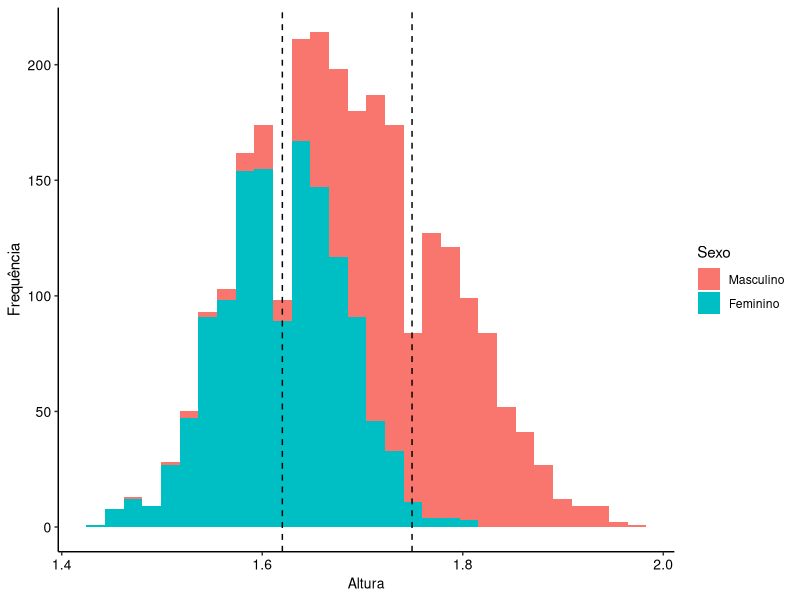
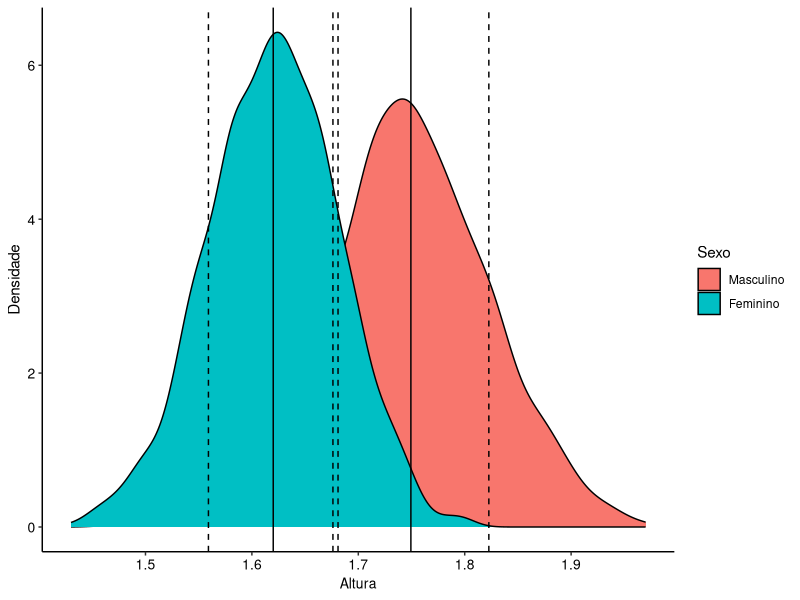
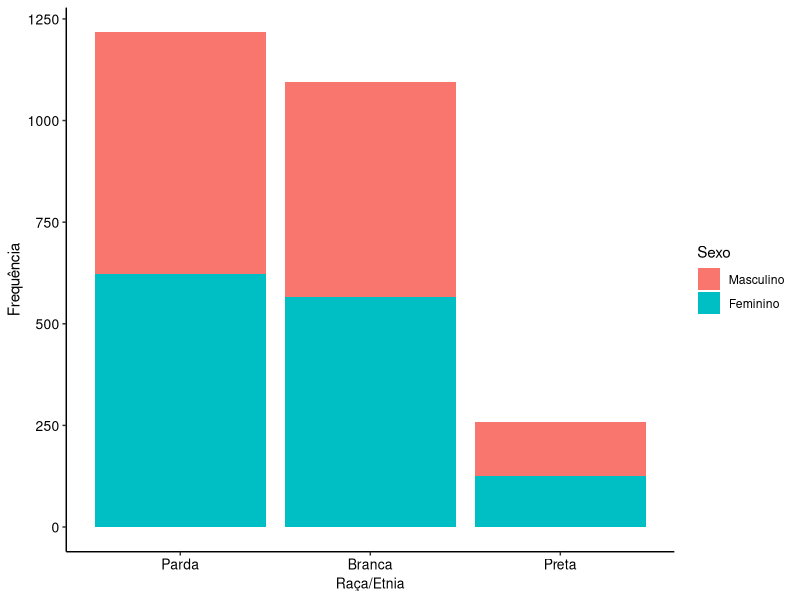
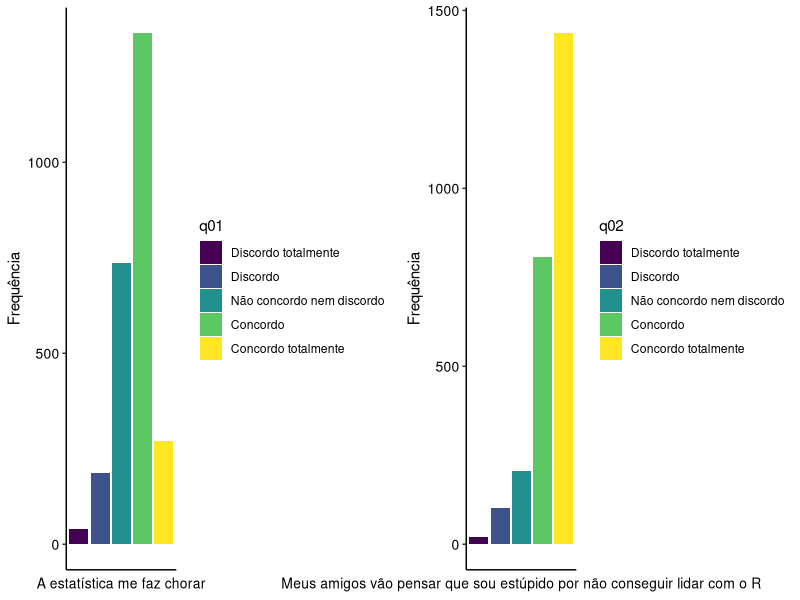
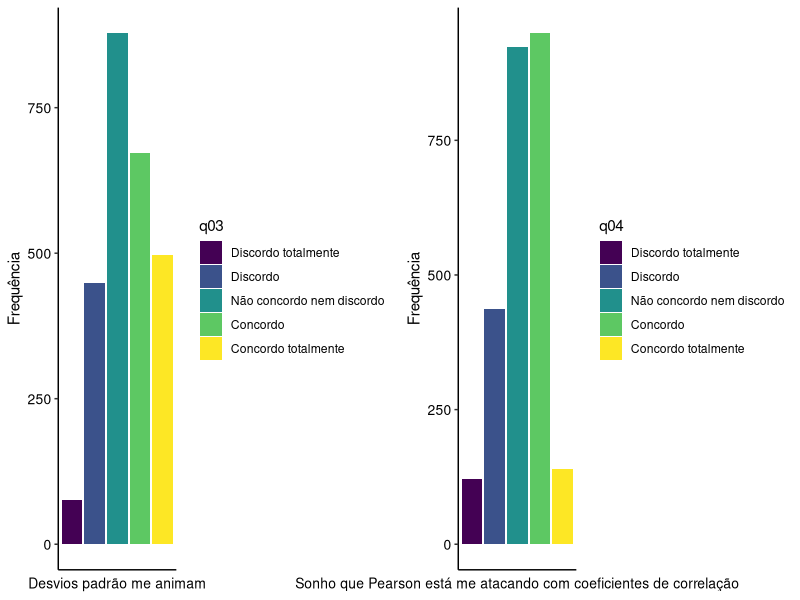
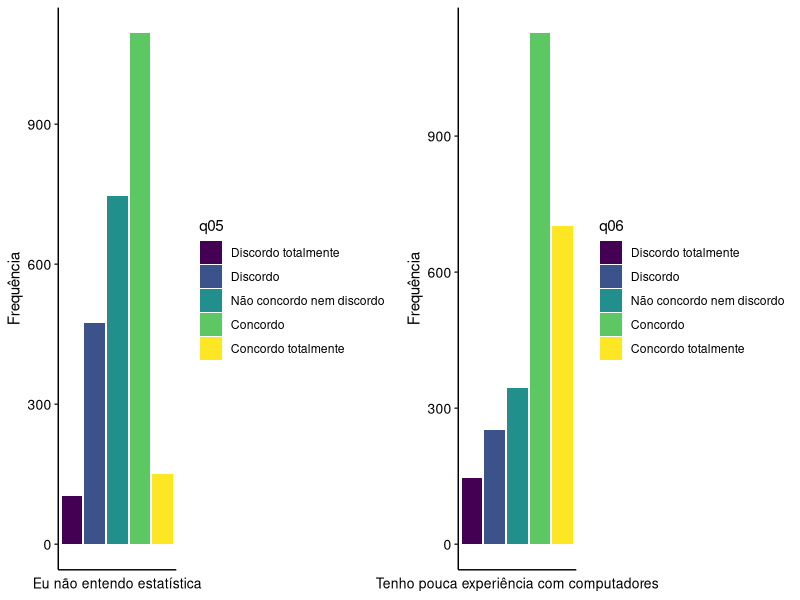
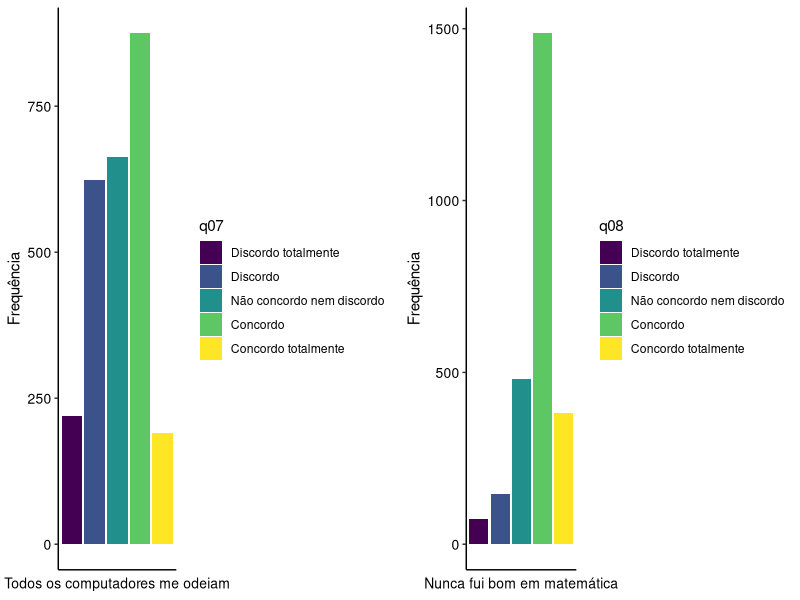
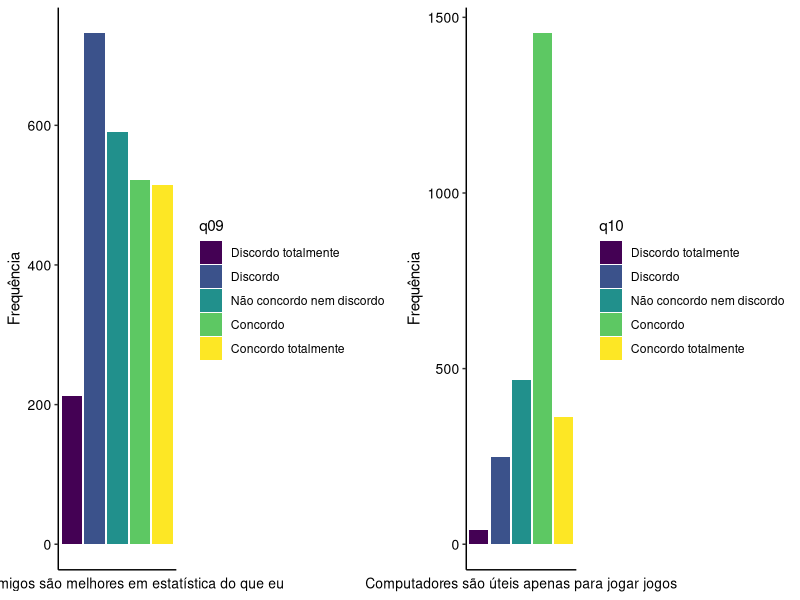

Here is the R script that generated these plots, in order:
## ---- chunk 1
#| label: setup
#| include: false

knitr::opts_knit$set(root.dir = 'C:/Users/User/Documents/r_dcg')
## ---- chunk 2
#| output: false

# Carrega pacotes necessários
library(tidyverse); library(haven)

# Importa o banco de dados do tipo .sav, utilizado pelo programa SPSS
saq_df <- haven::read_sav(file = "aulas/aula_5_estatistica_descritiva/data/SAQ_mod.sav")
## ---- chunk 3
# Visualiza o banco
glimpse(saq_df)
## ---- chunk 4
#| output: false

# Carrega o pacote
library(sjlabelled)
## ---- chunk 5
# Mostra a descrição de cada variável do banco, se houver
sjlabelled::get_label(saq_df)
## ---- chunk 6
# Mostra os tipos de respostas para cada variável, se houver (note que aqui a função é diferente, pois labels está no plural)
# Selecionei apenas variáveis de interesse para reduzir o tamanho do output
saq_df |> 
  dplyr::select(sexo, raca_etnia, q01) |> 
  sjlabelled::get_labels()
## ---- chunk 7
# Podemos também visualizar os valores numéricos que estão representando os tipos de resposta para cada variável
saq_df |> 
  dplyr::select(sexo, raca_etnia, q01) |> 
  sjlabelled::get_values()
## ---- chunk 8
# Como exemplo, vamos utilizar as duas funções juntas para a variável sexo,
saq_df |> 
  dplyr::select(sexo) |> 
  sjlabelled::get_labels()

saq_df |> 
  dplyr::select(sexo) |> 
  sjlabelled::get_values() 
  
## ---- chunk 9
# Acessando diretamente o atributo "labels" do objeto, conseguimos visualizar os valores numéricos e os tipos de resposta simultaneamente.
saq_df |> 
  pull(sexo) |> 
  attr(which = "labels")
## ---- chunk 10
saq_df |> 
  dplyr::select(q01) |>
  pull() |> 
  attr(which = "labels")
## ---- chunk 11
#| include: false

# Checa se há dados faltantes no banco de dados em cada coluna do questionário
saq_df |> 
  dplyr::select(q01:q23) |> 
  filter(if_any(everything(), ~ .x == 9)) |> 
  dim()
## ---- chunk 12
# Checa se há dados faltantes no banco de dados em cada coluna do questionário

saq_df |> 
  summarise(across(q01:q23, ~ 9 %in% .x)) |> 
  glimpse()
## ---- chunk 13
factor_saq <- saq_df |> 
  mutate(
    across(c(sexo, raca_etnia, q01:q23), haven::as_factor), 
    across(c(q01:q23), forcats::fct_rev),
    across(c(q01:q23), ordered)
  ) 

glimpse(factor_saq)
## ---- chunk 14
factor_saq |> 
  pull(q01) |> 
  get_labels()
## ---- chunk 15
# Convertendo as variáveis do questionário em números e visualizando

factor_saq |> 
  mutate(sexo = as.numeric(sexo)) |> 
  pull(sexo) |> 
  unique()
## ---- chunk 16
# Calculando a média de altura nos indivíduos do banco de dados
factor_saq |> 
  dplyr::summarise(mean = mean(altura))
## ---- chunk 17
# Calculando média de altura por sexo
factor_saq |> 
  dplyr::group_by(sexo) |> 
  dplyr::summarise(media = mean(altura), mediana = median(altura))  |> 
  # Reporta os valores na forma de tabela para melhor visualização
  knitr::kable()
## ---- chunk 18
#| include: false

average_heights <- factor_saq |> 
  group_by(sexo) |> 
  summarise(mean = mean(altura)) |> 
  pull()
## ---- chunk 19
#| echo: false
#| message: false

factor_saq |> 
  ggplot(aes(x = altura, fill = sexo)) +
  geom_histogram() +
  geom_vline(xintercept = average_heights, linetype = "dashed") +
  labs(fill = "Sexo") +
  xlab("Altura") +
  ylab("Frequência") +
  theme_bw() +
  theme(panel.border = element_blank(),
        panel.background = element_blank(),
        panel.grid.major = element_blank(), 
        panel.grid.minor = element_blank(), 
        axis.line = element_line(colour = "black"),
        axis.text.y = element_text(size = 10, colour = "black"),
        axis.text.x.bottom = element_text(size = 10, colour = "black"),
        axis.title.x = element_text(size = 10, colour = "black"))
  
## ---- chunk 20
# Cálculo de exemplo do primeiro decil, primeiro quartil e percentil 99
factor_saq |> 
  dplyr::group_by(sexo) |> 
  dplyr::summarise(primeiro_decil = quantile(altura, prob = .1), primeiro_quartil =quantile(altura, prob = .25), percentil_99 = quantile(altura, prob = .99))  |> 
  # Reporta os valores na forma de tabela para melhor visualização
  knitr::kable()

## ---- chunk 21
# Vamos calcular as métricas acima para o nosso a altura dos indivíduos em nosso banco de dados

factor_saq |> 
  dplyr::group_by(sexo) |> 
  dplyr::summarise(variancia = var(altura), desvio_padrao = sd(altura), amplitude = max(altura) - min(altura), distancia_interquartil = IQR(altura))  |> 
  # Reporta os valores na forma de tabela para melhor visualização
  knitr::kable()


## ---- chunk 22
#| include: false

sd_h <- factor_saq |> 
  group_by(sexo) |> 
  summarise(sd = sd(altura)) |> 
  pull()


## ---- chunk 23
#| echo: false
#| message: false

factor_saq |> 
  ggplot(aes(x = altura, fill = sexo)) +
  geom_density() +
  geom_vline(xintercept = average_heights) +
  geom_vline(xintercept = c(average_heights-sd_h, average_heights+sd_h), linetype = "dashed") +
  labs(fill = "Sexo") +
  xlab("Altura") +
  ylab("Densidade") +
  theme_bw() +
  theme(panel.border = element_blank(),
        panel.background = element_blank(),
        panel.grid.major = element_blank(), 
        panel.grid.minor = element_blank(), 
        axis.line = element_line(colour = "black"),
        axis.text.y = element_text(size = 10, colour = "black"),
        axis.text.x.bottom = element_text(size = 10, colour = "black"),
        axis.title.x = element_text(size = 10, colour = "black"))
## ---- chunk 24
# Cria tabela de contingência para a variável raca_etnia
factor_saq |> 
  dplyr::group_by(sexo) |> 
  dplyr::pull(raca_etnia) |> 
  base::table() |> 
  knitr::kable(col.names = c("Raça/Etnia", "Frequência"))

## ---- chunk 25
#| echo: false
#| message: false

# Cria gráfico de barras por sexo
factor_saq |> 
  mutate(raca_etnia = forcats::fct_relevel(raca_etnia, "Parda", "Branca", "Preta")) |> 
  ggplot(aes(x = raca_etnia, fill = sexo)) +
  geom_bar() +
  labs(fill = "Sexo") +
  ylab("Frequência") +
  xlab("Raça/Etnia") +
  theme_bw() +
  theme(panel.border = element_blank(),
        panel.background = element_blank(),
        panel.grid.major = element_blank(), 
        panel.grid.minor = element_blank(), 
        axis.line = element_line(colour = "black"),
        axis.text.y = element_text(size = 10, colour = "black"),
        axis.text.x.bottom = element_text(size = 10, colour = "black"),
        axis.title.x = element_text(size = 10, colour = "black"))
## ---- chunk 26
#| echo: false
#| message: false
#| warning: false
#| fig-width: 20
#| fig-height: 6

library(gridExtra)

# Gera gráfico de barras para todas as variáveis do questionário

quest_items <- names(factor_saq)[7:29]

plots <- list()

for(var in quest_items) {
  plot <- factor_saq |> 
    ggplot(aes(x = .data[[var]], fill = .data[[var]])) +
    geom_bar() +
    xlab(get_label(saq_df[[var]])) +
    ylab("Frequência") +
    theme_bw() +
    theme(panel.border = element_blank(),
          panel.background = element_blank(),
          panel.grid.major = element_blank(), 
          panel.grid.minor = element_blank(), 
          axis.line = element_line(colour = "black"),
          axis.text.y = element_text(size = 10, colour = "black"),
          axis.text.x.bottom = element_blank(),
          axis.ticks.x=element_blank(),
          axis.title.x = element_text(size = 10, colour = "black"))
  
  plots[[var]] <- plot
}
  
for(i in 1:23) {
  if(i %% 2 == 0) {
    grid.arrange(
      plots[[quest_items[i-1]]], 
      plots[[quest_items[i]]], 
      ncol = 2, 
      nrow = 1)
  }
  
  
  if(i == 23) {
    grid.arrange(
      plots[[quest_items[i]]], 
      ncol = 2, 
      nrow = 1)
  }
}
## ---- chunk 27
# Cria nova coluna representando pontuação para o questionário
factor_saq <- factor_saq |> 
  mutate(across(q01:q23, as.numeric)) |> 
  rowwise() |> 
  mutate(ansiedade_r = sum(c(q01,q02,q03,q04,q05,q07,q07,q08,q09,q10,q11,q12,q13,q14,q15,q16,q17,q18,q19,q20,q21,q22,q23)))
  
## ---- chunk 28
# Estatísticas descritivas para a pontuação do questionário
factor_saq |> 
  group_by() |> 
  dplyr::summarise(media = mean(ansiedade_r), desvio_padrao = sd(ansiedade_r), maior_pontuação = max(ansiedade_r), menor_pontuação = min(ansiedade_r), distancia_interquartil = IQR(ansiedade_r)) |> 
  knitr::kable()

## ---- chunk 29
#| echo: false
#| message: false

factor_saq |> 
  ggplot(aes(x = ansiedade_r)) +
  geom_density(fill = "pink") +
    geom_density(aes(x=rnorm(2571, mean = 75.9, sd = 9.15)), linetype = "dashed") +
  geom_vline(xintercept = mean(factor_saq$ansiedade_r), linetype = "dashed") +
  xlab("Pontuação no questionário de ansiedade em relação ao R") +
  ylab("Densidade") +
  theme_bw() +
  theme(panel.border = element_blank(),
        panel.background = element_blank(),
        panel.grid.major = element_blank(), 
        panel.grid.minor = element_blank(), 
        axis.line = element_line(colour = "black"),
        axis.text.y = element_text(size = 10, colour = "black"),
        axis.text.x.bottom = element_text(size = 10, colour = "black"),
        axis.title.x = element_text(size = 10, colour = "black"))
  
